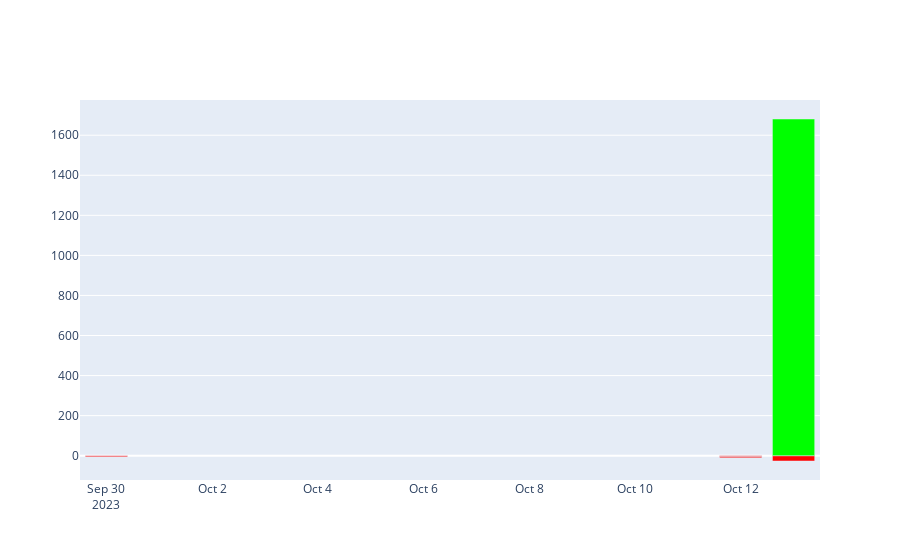

The code cell stored with this chart in its notebook:
### Code cell
import plotly.graph_objs as go
import plotly.express as px

colors = {'positive': '#00FF00', 'negative': '#FF0000'}
fig = go.Figure()
fig.add_trace(go.Bar(
    x=df['Data'],
    y=df['Importo'],
    marker_color=df['Importo'].apply(lambda x: colors['positive'] if x >= 0 else colors['negative'])
))

fig.show()

### Figure 1 — Plotly figure (JSON) as saved in the notebook; plotly's stock layout.template omitted (floating-point values rounded to 4 significant figures)
{"data": [{"marker": {"color": ["#FF0000", "#00FF00", "#FF0000", "#FF0000", "#FF0000"]}, "type": "bar", "x": ["2023-10-13T00:00:00", "2023-10-13T00:00:00", "2023-10-12T00:00:00", "2023-10-12T00:00:00", "2023-09-30T00:00:00"], "y": [-26.49, 1681.0, -4.77, -5.99, -5.5]}], "layout": {}}
